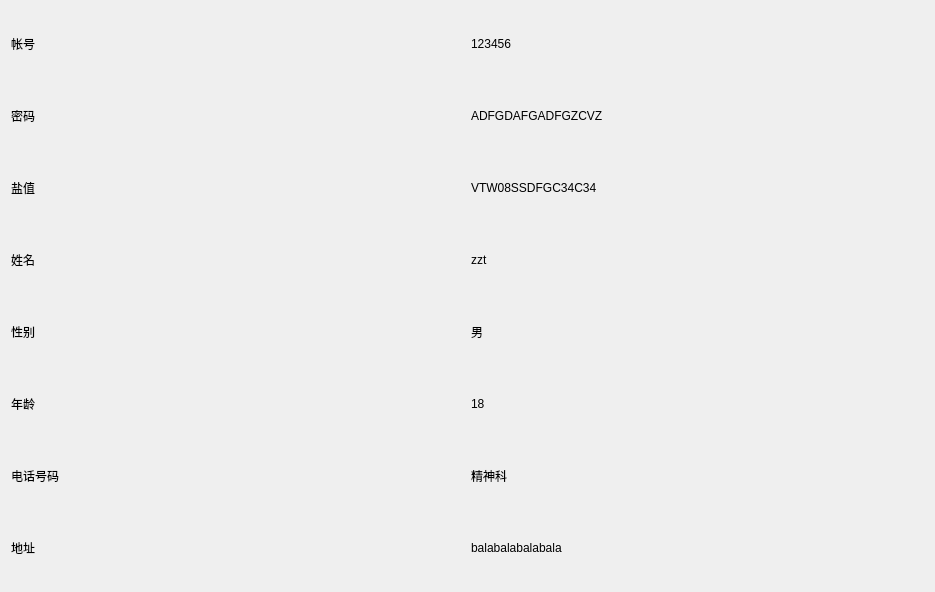
<?xml version="1.0" encoding="UTF-8"?>
<ui version="4.0">
 <class>little_user</class>
 <widget class="QWidget" name="little_user">
  <property name="geometry">
   <rect>
    <x>0</x>
    <y>0</y>
    <width>935</width>
    <height>592</height>
   </rect>
  </property>
  <property name="windowTitle">
   <string>Form</string>
  </property>
  <layout class="QHBoxLayout" name="horizontalLayout">
   <item>
    <layout class="QVBoxLayout" name="verticalLayout" stretch="4">
     <item>
      <layout class="QGridLayout" name="gridLayout">
       <item row="7" column="1">
        <widget class="QLabel" name="label_address">
         <property name="text">
          <string>balabalabalabala</string>
         </property>
        </widget>
       </item>
       <item row="2" column="0">
        <widget class="QLabel" name="label_5">
         <property name="text">
          <string>盐值</string>
         </property>
        </widget>
       </item>
       <item row="2" column="1">
        <widget class="QLabel" name="label_salt">
         <property name="text">
          <string>VTW08SSDFGC34C34</string>
         </property>
        </widget>
       </item>
       <item row="6" column="1">
        <widget class="QLabel" name="phone">
         <property name="text">
          <string>精神科</string>
         </property>
        </widget>
       </item>
       <item row="6" column="0">
        <widget class="QLabel" name="label_depart_text">
         <property name="text">
          <string>电话号码</string>
         </property>
        </widget>
       </item>
       <item row="3" column="0">
        <widget class="QLabel" name="label_name_text">
         <property name="text">
          <string>姓名</string>
         </property>
        </widget>
       </item>
       <item row="4" column="0">
        <widget class="QLabel" name="label_gender_text">
         <property name="text">
          <string>性别</string>
         </property>
        </widget>
       </item>
       <item row="1" column="0">
        <widget class="QLabel" name="label_2">
         <property name="text">
          <string>密码</string>
         </property>
        </widget>
       </item>
       <item row="0" column="0">
        <widget class="QLabel" name="label">
         <property name="text">
          <string>帐号</string>
         </property>
        </widget>
       </item>
       <item row="1" column="1">
        <widget class="QLabel" name="label_password">
         <property name="text">
          <string>ADFGDAFGADFGZCVZ</string>
         </property>
        </widget>
       </item>
       <item row="3" column="1">
        <widget class="QLabel" name="label_name">
         <property name="text">
          <string>zzt</string>
         </property>
        </widget>
       </item>
       <item row="7" column="0">
        <widget class="QLabel" name="label_introduce_text">
         <property name="text">
          <string>地址</string>
         </property>
        </widget>
       </item>
       <item row="4" column="1">
        <widget class="QLabel" name="label_gender">
         <property name="text">
          <string>男</string>
         </property>
        </widget>
       </item>
       <item row="0" column="1">
        <widget class="QLabel" name="label_id">
         <property name="text">
          <string>123456</string>
         </property>
        </widget>
       </item>
       <item row="5" column="0">
        <widget class="QLabel" name="label_3">
         <property name="text">
          <string>年龄</string>
         </property>
        </widget>
       </item>
       <item row="5" column="1">
        <widget class="QLabel" name="label_age">
         <property name="text">
          <string>18</string>
         </property>
        </widget>
       </item>
      </layout>
     </item>
    </layout>
   </item>
  </layout>
 </widget>
 <resources/>
 <connections/>
</ui>
